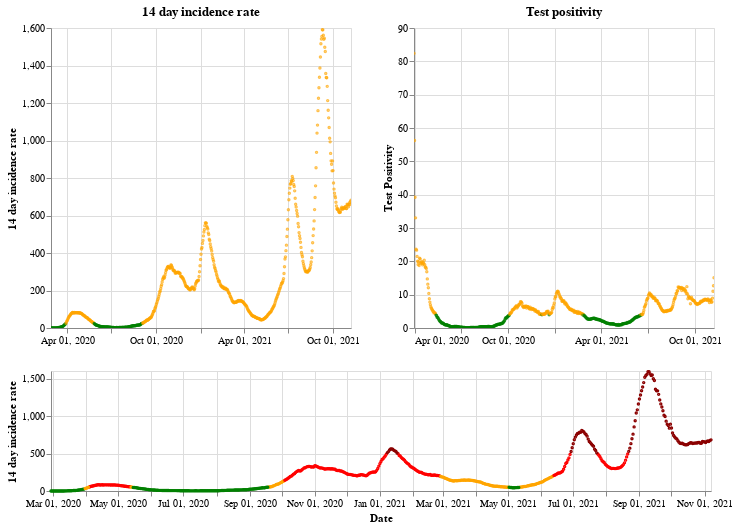

The code cell stored with this chart in its notebook:
### Markdown cell above
## Scotland

### Code cell
plot_traffic_light('Scotland')

### Figure 1 — Vega-Lite specification as saved in the notebook (floating-point values rounded to 4 significant figures; data arrays with more than 128 entries replaced by an {"elided": "..."} marker saying what was removed)
{"config": {"view": {"continuousWidth": 400, "continuousHeight": 300}}, "vconcat": [{"hconcat": [{"mark": {"type": "point", "size": 2}, "encoding": {"color": {"condition": {"value": "green", "test": "(datum.twoWeeklyCasesRate <= 25)"}, "value": "orange"}, "tooltip": [{"type": "nominal", "field": "areaName"}, {"type": "temporal", "field": "date"}, {"type": "quantitative", "field": "twoWeeklyCasesRate"}, {"type": "quantitative", "field": "testPositivity"}], "x": {"type": "temporal", "axis": {"title": ""}, "field": "date", "scale": {"domain": {"selection": "DateBrush"}}, "timeUnit": "yearmonthdate"}, "y": {"type": "quantitative", "axis": {"title": "14 day incidence rate"}, "field": "twoWeeklyCasesRate"}}, "title": "14 day incidence rate", "width": 300}, {"mark": {"type": "point", "size": 2}, "encoding": {"color": {"condition": {"value": "green", "test": "(datum.testPositivity <= 4)"}, "value": "orange"}, "tooltip": [{"type": "nominal", "field": "areaName"}, {"type": "temporal", "field": "date"}, {"type": "quantitative", "field": "twoWeeklyCasesRate"}, {"type": "quantitative", "field": "testPositivity"}], "x": {"type": "temporal", "axis": {"title": ""}, "field": "date", "scale": {"domain": {"selection": "DateBrush"}}, "timeUnit": "yearmonthdate"}, "y": {"type": "quantitative", "axis": {"title": "Test Positivity"}, "field": "testPositivity"}}, "title": "Test positivity", "width": 300}]}, {"layer": [{"mark": {"type": "point", "size": 2}, "encoding": {"color": {"condition": {"value": "orange", "test": "(((datum.testPositivity < 4) && (datum.twoWeeklyCasesRate >= 50)) && (datum.twoWeeklyCasesRate < 200))"}, "value": "red"}, "opacity": {"condition": {"value": 1, "test": "((datum.twoWeeklyCasesRate >= 50) && (datum.twoWeeklyCasesRate < 500))"}, "value": 0}, "tooltip": [{"type": "nominal", "field": "areaName"}, {"type": "temporal", "field": "date"}, {"type": "quantitative", "field": "twoWeeklyCasesRate"}, {"type": "quantitative", "field": "testPositivity"}], "x": {"type": "temporal", "axis": {"title": "Date"}, "field": "date", "timeUnit": "yearmonthdate"}, "y": {"type": "quantitative", "axis": {"title": "14 day incidence rate"}, "field": "twoWeeklyCasesRate"}}, "selection": {"DateBrush": {"type": "interval", "encodings": ["x"], "fields": ["Time"]}}}, {"mark": {"type": "point", "size": 2}, "encoding": {"color": {"value": "darkred"}, "opacity": {"condition": {"value": 1, "test": "(datum.twoWeeklyCasesRate >= 500)"}, "value": 0}, "tooltip": [{"type": "nominal", "field": "areaName"}, {"type": "temporal", "field": "date"}, {"type": "quantitative", "field": "twoWeeklyCasesRate"}, {"type": "quantitative", "field": "testPositivity"}], "x": {"type": "temporal", "axis": {"title": "Date"}, "field": "date", "timeUnit": "yearmonthdate"}, "y": {"type": "quantitative", "axis": {"title": "14 day incidence rate"}, "field": "twoWeeklyCasesRate"}}}, {"mark": {"type": "point", "size": 2}, "encoding": {"color": {"condition": {"value": "green", "test": "((datum.testPositivity < 4) && (datum.twoWeeklyCasesRate < 50))"}, "value": "orange"}, "opacity": {"condition": {"value": 1, "test": "(datum.twoWeeklyCasesRate < 50)"}, "value": 0}, "tooltip": [{"type": "nominal", "field": "areaName"}, {"type": "temporal", "field": "date"}, {"type": "quantitative", "field": "twoWeeklyCasesRate"}, {"type": "quantitative", "field": "testPositivity"}], "x": {"type": "temporal", "axis": {"title": "Date"}, "field": "date", "timeUnit": "yearmonthdate"}, "y": {"type": "quantitative", "axis": {"title": "14 day incidence rate"}, "field": "twoWeeklyCasesRate"}}}], "height": 120, "width": 660}], "data": {"name": "data-f7d74fe24b5d2577b9e3ba6840a770fb"}, "$schema": "https://vega.github.io/schema/vega-lite/v4.8.1.json", "datasets": {"data-f7d74fe24b5d2577b9e3ba6840a770fb": {"elided": "619 records"}}}
